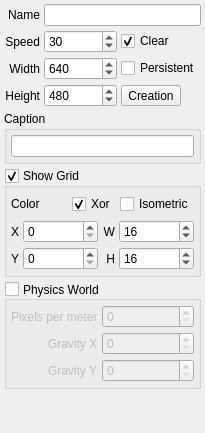
       <widget class="QWidget" name="settingsTab">
        <attribute name="title">
         <string>Settings</string>
        </attribute>
        <layout class="QVBoxLayout" name="verticalLayout_4" stretch="0,0,0,0,1">
         <property name="spacing">
          <number>4</number>
         </property>
         <property name="leftMargin">
          <number>4</number>
         </property>
         <property name="topMargin">
          <number>4</number>
         </property>
         <property name="rightMargin">
          <number>4</number>
         </property>
         <property name="bottomMargin">
          <number>4</number>
         </property>
         <item>
          <layout class="QGridLayout" name="settingsGridLayout" columnstretch="0,1,0">
           <property name="spacing">
            <number>4</number>
           </property>
           <item row="2" column="0">
            <widget class="QLabel" name="widthLabel">
             <property name="toolTip">
              <string>Width</string>
             </property>
             <property name="text">
              <string>Width</string>
             </property>
             <property name="alignment">
              <set>Qt::AlignRight|Qt::AlignTrailing|Qt::AlignVCenter</set>
             </property>
            </widget>
           </item>
           <item row="3" column="2">
            <widget class="QToolButton" name="creationToolButton">
             <property name="sizePolicy">
              <sizepolicy hsizetype="Fixed" vsizetype="Fixed">
               <horstretch>0</horstretch>
               <verstretch>0</verstretch>
              </sizepolicy>
             </property>
             <property name="toolTip">
              <string>Room Creation Code</string>
             </property>
             <property name="text">
              <string>Creation</string>
             </property>
             <property name="icon">
              <iconset resource="../images.qrc">
               <normaloff>:/resources/script.png</normaloff>:/resources/script.png</iconset>
             </property>
             <property name="toolButtonStyle">
              <enum>Qt::ToolButtonTextBesideIcon</enum>
             </property>
            </widget>
           </item>
           <item row="1" column="1">
            <widget class="QSpinBox" name="speedSpinBox">
             <property name="toolTip">
              <string>Frames per second</string>
             </property>
             <property name="value">
              <number>30</number>
             </property>
            </widget>
           </item>
           <item row="3" column="0">
            <widget class="QLabel" name="heightLabel">
             <property name="toolTip">
              <string>Height</string>
             </property>
             <property name="text">
              <string>Height</string>
             </property>
             <property name="alignment">
              <set>Qt::AlignRight|Qt::AlignTrailing|Qt::AlignVCenter</set>
             </property>
            </widget>
           </item>
           <item row="3" column="1">
            <widget class="QSpinBox" name="heightSpinBox">
             <property name="toolTip">
              <string>Height</string>
             </property>
             <property name="maximum">
              <number>99999</number>
             </property>
             <property name="value">
              <number>480</number>
             </property>
            </widget>
           </item>
           <item row="2" column="2">
            <widget class="QCheckBox" name="persistentCheckBox">
             <property name="sizePolicy">
              <sizepolicy hsizetype="Expanding" vsizetype="Fixed">
               <horstretch>0</horstretch>
               <verstretch>0</verstretch>
              </sizepolicy>
             </property>
             <property name="text">
              <string>Persistent</string>
             </property>
            </widget>
           </item>
           <item row="1" column="0">
            <widget class="QLabel" name="speedLabel">
             <property name="text">
              <string>Speed</string>
             </property>
             <property name="alignment">
              <set>Qt::AlignRight|Qt::AlignTrailing|Qt::AlignVCenter</set>
             </property>
            </widget>
           </item>
           <item row="2" column="1">
            <widget class="QSpinBox" name="widthSpinBox">
             <property name="toolTip">
              <string>Width</string>
             </property>
             <property name="maximum">
              <number>99999</number>
             </property>
             <property name="value">
              <number>640</number>
             </property>
            </widget>
           </item>
           <item row="1" column="2">
            <widget class="QCheckBox" name="clearCheckBox">
             <property name="toolTip">
              <string>Clear Display Buffer</string>
             </property>
             <property name="text">
              <string>Clear</string>
             </property>
             <property name="checked">
              <bool>true</bool>
             </property>
            </widget>
           </item>
           <item row="0" column="0">
            <widget class="QLabel" name="nameLabel">
             <property name="text">
              <string>Name</string>
             </property>
             <property name="alignment">
              <set>Qt::AlignRight|Qt::AlignTrailing|Qt::AlignVCenter</set>
             </property>
            </widget>
           </item>
           <item row="0" column="1" colspan="2">
            <widget class="QLineEdit" name="lineEdit"/>
           </item>
          </layout>
         </item>
         <item>
          <widget class="QGroupBox" name="captionGroupBox">
           <property name="sizePolicy">
            <sizepolicy hsizetype="Preferred" vsizetype="Fixed">
             <horstretch>0</horstretch>
             <verstretch>0</verstretch>
            </sizepolicy>
           </property>
           <property name="title">
            <string>Caption</string>
           </property>
           <property name="flat">
            <bool>true</bool>
           </property>
           <layout class="QVBoxLayout" name="verticalLayout_5">
            <property name="spacing">
             <number>0</number>
            </property>
            <property name="leftMargin">
             <number>4</number>
            </property>
            <property name="topMargin">
             <number>4</number>
            </property>
            <property name="rightMargin">
             <number>4</number>
            </property>
            <property name="bottomMargin">
             <number>4</number>
            </property>
            <item>
             <widget class="QLineEdit" name="captionLineEdit"/>
            </item>
           </layout>
          </widget>
         </item>
         <item>
          <widget class="QGroupBox" name="gridGroupBox">
           <property name="title">
            <string>Show Grid</string>
           </property>
           <property name="flat">
            <bool>true</bool>
           </property>
           <property name="checkable">
            <bool>true</bool>
           </property>
           <layout class="QVBoxLayout" name="verticalLayout_8">
            <property name="spacing">
             <number>4</number>
            </property>
            <property name="leftMargin">
             <number>4</number>
            </property>
            <property name="topMargin">
             <number>4</number>
            </property>
            <property name="rightMargin">
             <number>4</number>
            </property>
            <property name="bottomMargin">
             <number>4</number>
            </property>
            <item>
             <layout class="QHBoxLayout" name="gridColorLayout">
              <property name="spacing">
               <number>4</number>
              </property>
              <item>
               <widget class="QLabel" name="gridColorLabel">
                <property name="sizePolicy">
                 <sizepolicy hsizetype="Fixed" vsizetype="Preferred">
                  <horstretch>0</horstretch>
                  <verstretch>0</verstretch>
                 </sizepolicy>
                </property>
                <property name="text">
                 <string>Color</string>
                </property>
               </widget>
              </item>
              <item>
               <widget class="ColorPicker" name="gridColorPicker" native="true">
                <property name="sizePolicy">
                 <sizepolicy hsizetype="Fixed" vsizetype="Fixed">
                  <horstretch>0</horstretch>
                  <verstretch>0</verstretch>
                 </sizepolicy>
                </property>
                <property name="minimumSize">
                 <size>
                  <width>24</width>
                  <height>24</height>
                 </size>
                </property>
               </widget>
              </item>
              <item>
               <widget class="QCheckBox" name="xorCheckBox">
                <property name="sizePolicy">
                 <sizepolicy hsizetype="Fixed" vsizetype="Fixed">
                  <horstretch>0</horstretch>
                  <verstretch>0</verstretch>
                 </sizepolicy>
                </property>
                <property name="text">
                 <string>Xor</string>
                </property>
                <property name="checked">
                 <bool>true</bool>
                </property>
               </widget>
              </item>
              <item>
               <widget class="QCheckBox" name="isometricCheckBox">
                <property name="sizePolicy">
                 <sizepolicy hsizetype="Fixed" vsizetype="Fixed">
                  <horstretch>0</horstretch>
                  <verstretch>0</verstretch>
                 </sizepolicy>
                </property>
                <property name="text">
                 <string>Isometric</string>
                </property>
               </widget>
              </item>
             </layout>
            </item>
            <item>
             <layout class="QGridLayout" name="gridDimensionsLayout" columnstretch="0,1,0,1">
              <property name="spacing">
               <number>4</number>
              </property>
              <item row="2" column="0">
               <widget class="QLabel" name="gridYLabel">
                <property name="toolTip">
                 <string>Y Offset</string>
                </property>
                <property name="text">
                 <string>Y</string>
                </property>
                <property name="alignment">
                 <set>Qt::AlignRight|Qt::AlignTrailing|Qt::AlignVCenter</set>
                </property>
               </widget>
              </item>
              <item row="2" column="1">
               <widget class="QSpinBox" name="gridYSpinBox">
                <property name="toolTip">
                 <string>Y Offset</string>
                </property>
               </widget>
              </item>
              <item row="2" column="2">
               <widget class="QLabel" name="gridHLabel">
                <property name="toolTip">
                 <string>Cell Height</string>
                </property>
                <property name="text">
                 <string>H</string>
                </property>
                <property name="alignment">
                 <set>Qt::AlignRight|Qt::AlignTrailing|Qt::AlignVCenter</set>
                </property>
               </widget>
              </item>
              <item row="2" column="3">
               <widget class="QSpinBox" name="gridHSpinBox">
                <property name="toolTip">
                 <string>Cell Height</string>
                </property>
                <property name="value">
                 <number>16</number>
                </property>
               </widget>
              </item>
              <item row="1" column="0">
               <widget class="QLabel" name="gridXLabel">
                <property name="toolTip">
                 <string>X Offset</string>
                </property>
                <property name="text">
                 <string>X</string>
                </property>
                <property name="alignment">
                 <set>Qt::AlignRight|Qt::AlignTrailing|Qt::AlignVCenter</set>
                </property>
               </widget>
              </item>
              <item row="1" column="2">
               <widget class="QLabel" name="gridWLabel">
                <property name="toolTip">
                 <string>Cell Width</string>
                </property>
                <property name="text">
                 <string>W</string>
                </property>
                <property name="alignment">
                 <set>Qt::AlignRight|Qt::AlignTrailing|Qt::AlignVCenter</set>
                </property>
               </widget>
              </item>
              <item row="1" column="1">
               <widget class="QSpinBox" name="gridXSpinBox">
                <property name="toolTip">
                 <string>X Offset</string>
                </property>
               </widget>
              </item>
              <item row="1" column="3">
               <widget class="QSpinBox" name="gridWSpinBox">
                <property name="toolTip">
                 <string>Cell Width</string>
                </property>
                <property name="value">
                 <number>16</number>
                </property>
               </widget>
              </item>
             </layout>
            </item>
           </layout>
          </widget>
         </item>
         <item>
          <widget class="QGroupBox" name="physicsGroupBox">
           <property name="title">
            <string>Physics World</string>
           </property>
           <property name="alignment">
            <set>Qt::AlignLeading|Qt::AlignLeft|Qt::AlignVCenter</set>
           </property>
           <property name="flat">
            <bool>true</bool>
           </property>
           <property name="checkable">
            <bool>true</bool>
           </property>
           <property name="checked">
            <bool>false</bool>
           </property>
           <layout class="QFormLayout" name="formLayout_2">
            <property name="labelAlignment">
             <set>Qt::AlignRight|Qt::AlignTrailing|Qt::AlignVCenter</set>
            </property>
            <property name="horizontalSpacing">
             <number>4</number>
            </property>
            <property name="verticalSpacing">
             <number>4</number>
            </property>
            <property name="leftMargin">
             <number>4</number>
            </property>
            <property name="topMargin">
             <number>4</number>
            </property>
            <property name="rightMargin">
             <number>4</number>
            </property>
            <property name="bottomMargin">
             <number>4</number>
            </property>
            <item row="0" column="0">
             <widget class="QLabel" name="pixelsPerMeterLabel">
              <property name="text">
               <string>Pixels per meter</string>
              </property>
             </widget>
            </item>
            <item row="0" column="1">
             <widget class="QSpinBox" name="pixelsPerMeterSpinBox"/>
            </item>
            <item row="1" column="0">
             <widget class="QLabel" name="gravityXLabel">
              <property name="text">
               <string>Gravity X</string>
              </property>
             </widget>
            </item>
            <item row="1" column="1">
             <widget class="QSpinBox" name="gravityXSpinBox"/>
            </item>
            <item row="2" column="0">
             <widget class="QLabel" name="gravityYLabel">
              <property name="text">
               <string>Gravity Y</string>
              </property>
             </widget>
            </item>
            <item row="2" column="1">
             <widget class="QSpinBox" name="gravityYSpinBox"/>
            </item>
           </layout>
          </widget>
         </item>
         <item>
          <spacer name="settingsVerticalSpacer">
           <property name="orientation">
            <enum>Qt::Vertical</enum>
           </property>
           <property name="sizeHint" stdset="0">
            <size>
             <width>20</width>
             <height>40</height>
            </size>
           </property>
          </spacer>
         </item>
        </layout>
       </widget>
